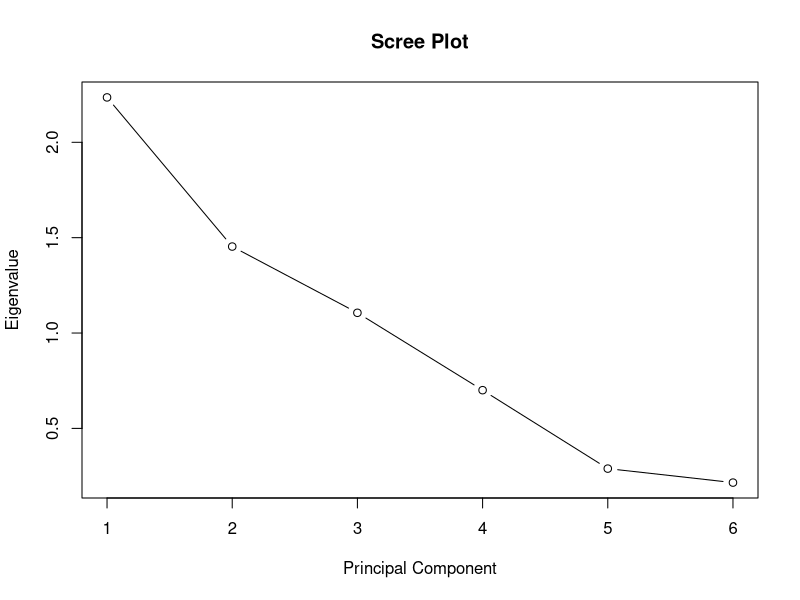

Reproduce this figure in R.
## ---- chunk 1
set.seed(123) # for reproducibility

data <- data.frame(V1 = rnorm(18, mean = 10, sd = 2),
                   V2 = rnorm(18, mean = 20, sd = 4),
                   V3 = rnorm(18, mean = 5, sd = 1),
                   V4 = rnorm(18, mean = 15, sd = 3),
                   V5 = rnorm(18, mean = 8, sd = 2),
                   V6 = rnorm(18, mean = 18, sd = 4))

## ---- chunk 2
data_std <- scale(data)
## ---- chunk 3
cov_matrix <- cov(data_std)
## ---- chunk 4
eigen_decomp <- eigen(cov_matrix)
eigen_values <- eigen_decomp$values
eigen_vectors <- eigen_decomp$vectors
## ---- chunk 5
plot(eigen_values, 
     type = "b", 
     main = "Scree Plot",
     xlab = "Principal Component",
     ylab = "Eigenvalue")
